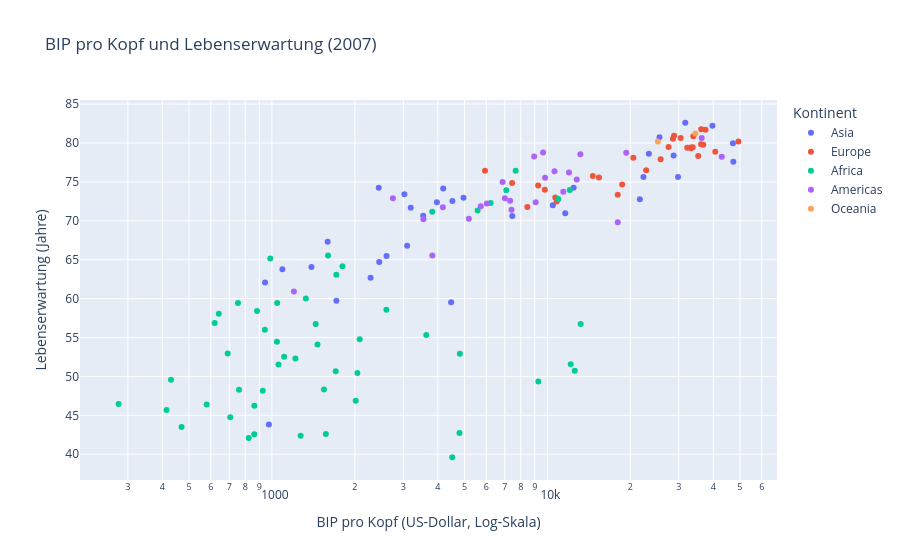

Source (notebook cell):
### Markdown cell above
## Geführtes Beispiel: dieselbe Frage, zwei Werkzeuge

**Frage:** Wie hängt das BIP pro Kopf im Jahr 2007 mit der Lebenserwartung zusammen?

Die logarithmische X-Achse erleichtert den Vergleich stark unterschiedlich großer BIP-Werte. Die interaktive Version ergänzt Ländernamen im Hover.

### Code cell
fig = px.scatter(
    df_2007,
    x="gdpPercap",
    y="lifeExp",
    color="continent",
    hover_name="country",
    log_x=True,
    labels={
        "gdpPercap": "BIP pro Kopf (US-Dollar, Log-Skala)",
        "lifeExp": "Lebenserwartung (Jahre)",
        "continent": "Kontinent",
    },
    title="BIP pro Kopf und Lebenserwartung (2007)",
)
fig.show()

### Figure 1 — Plotly figure (JSON) as saved in the notebook; plotly's stock layout.template omitted (floating-point values rounded to 4 significant figures)
{"data": [{"hovertemplate": "<b>%{hovertext}</b><br><br>Kontinent=Asia<br>BIP pro Kopf (US-Dollar, Log-Skala)=%{x}<br>Lebenserwartung (Jahre)=%{y}<extra></extra>", "hovertext": ["Afghanistan", "Bahrain", "Bangladesh", "Cambodia", "China", "Hong Kong, China", "India", "Indonesia", "Iran", "Iraq", "Israel", "Japan", "Jordan", "Korea, Dem. Rep.", "Korea, Rep.", "Kuwait", "Lebanon", "Malaysia", "Mongolia", "Myanmar", "Nepal", "Oman", "Pakistan", "Philippines", "Saudi Arabia", "Singapore", "Sri Lanka", "Syria", "Taiwan", "Thailand", "Vietnam", "West Bank and Gaza", "Yemen, Rep."], "legendgroup": "Asia", "marker": {"color": "#636efa", "symbol": "circle"}, "mode": "markers", "name": "Asia", "orientation": "v", "showlegend": true, "type": "scatter", "x": [974.6, 29800.0, 1391.0, 1714.0, 4959.0, 39720.0, 2452.0, 3541.0, 11610.0, 4471.0, 25520.0, 31660.0, 4519.0, 1593.0, 23350.0, 47310.0, 10460.0, 12450.0, 3096.0, 944, 1091.0, 22320.0, 2606.0, 3190.0, 21650.0, 47140.0, 3970.0, 4185.0, 28720.0, 7458.0, 2442.0, 3025.0, 2281.0], "xaxis": "x", "y": [43.83, 75.64, 64.06, 59.72, 72.96, 82.21, 64.7, 70.65, 70.96, 59.55, 80.75, 82.6, 72.53, 67.3, 78.62, 77.59, 71.99, 74.24, 66.8, 62.07, 63.78, 75.64, 65.48, 71.69, 72.78, 79.97, 72.4, 74.14, 78.4, 70.62, 74.25, 73.42, 62.7], "yaxis": "y"}, {"hovertemplate": "<b>%{hovertext}</b><br><br>Kontinent=Europe<br>BIP pro Kopf (US-Dollar, Log-Skala)=%{x}<br>Lebenserwartung (Jahre)=%{y}<extra></extra>", "hovertext": ["Albania", "Austria", "Belgium", "Bosnia and Herzegovina", "Bulgaria", "Croatia", "Czech Republic", "Denmark", "Finland", "France", "Germany", "Greece", "Hungary", "Iceland", "Ireland", "Italy", "Montenegro", "Netherlands", "Norway", "Poland", "Portugal", "Romania", "Serbia", "Slovak Republic", "Slovenia", "Spain", "Sweden", "Switzerland", "Turkey", "United Kingdom"], "legendgroup": "Europe", "marker": {"color": "#EF553B", "symbol": "circle"}, "mode": "markers", "name": "Europe", "orientation": "v", "showlegend": true, "type": "scatter", "x": [5937.0, 36130.0, 33690.0, 7446.0, 10680.0, 14620.0, 22830.0, 35280.0, 33210.0, 30470.0, 32170.0, 27540.0, 18010.0, 36180.0, 40680.0, 28570.0, 9254.0, 36800.0, 49360.0, 15390.0, 20510.0, 10810.0, 9787.0, 18680.0, 25770.0, 28820.0, 33860.0, 37510.0, 8458.0, 33200.0], "xaxis": "x", "y": [76.42, 79.83, 79.44, 74.85, 73.0, 75.75, 76.49, 78.33, 79.31, 80.66, 79.41, 79.48, 73.34, 81.76, 78.89, 80.55, 74.54, 79.76, 80.2, 75.56, 78.1, 72.48, 74.0, 74.66, 77.93, 80.94, 80.88, 81.7, 71.78, 79.42], "yaxis": "y"}, {"hovertemplate": "<b>%{hovertext}</b><br><br>Kontinent=Africa<br>BIP pro Kopf (US-Dollar, Log-Skala)=%{x}<br>Lebenserwartung (Jahre)=%{y}<extra></extra>", "hovertext": ["Algeria", "Angola", "Benin", "Botswana", "Burkina Faso", "Burundi", "Cameroon", "Central African Republic", "Chad", "Comoros", "Congo, Dem. Rep.", "Congo, Rep.", "Cote d'Ivoire", "Djibouti", "Egypt", "Equatorial Guinea", "Eritrea", "Ethiopia", "Gabon", "Gambia", "Ghana", "Guinea", "Guinea-Bissau", "Kenya", "Lesotho", "Liberia", "Libya", "Madagascar", "Malawi", "Mali", "Mauritania", "Mauritius", "Morocco", "Mozambique", "Namibia", "Niger", "Nigeria", "Reunion", "Rwanda", "Sao Tome and Principe", "Senegal", "Sierra Leone", "Somalia", "South Africa", "Sudan", "Swaziland", "Tanzania", "Togo", "Tunisia", "Uganda", "Zambia", "Zimbabwe"], "legendgroup": "Africa", "marker": {"color": "#00cc96", "symbol": "circle"}, "mode": "markers", "name": "Africa", "orientation": "v", "showlegend": true, "type": "scatter", "x": [6223.0, 4797.0, 1441.0, 12570.0, 1217.0, 430.1, 2042.0, 706.0, 1704.0, 986.1, 277.6, 3633.0, 1545.0, 2082.0, 5581.0, 12150.0, 641.4, 690.8, 13210.0, 752.7, 1328.0, 942.7, 579.2, 1463.0, 1569.0, 414.5, 12060.0, 1045.0, 759.3, 1043.0, 1803.0, 10960.0, 3820.0, 823.7, 4811.0, 619.7, 2014.0, 7670.0, 863.1, 1598.0, 1712.0, 862.5, 926.1, 9270.0, 2602.0, 4513.0, 1107.0, 883.0, 7093.0, 1056.0, 1271.0, 469.7], "xaxis": "x", "y": [72.3, 42.73, 56.73, 50.73, 52.3, 49.58, 50.43, 44.74, 50.65, 65.15, 46.46, 55.32, 48.33, 54.79, 71.34, 51.58, 58.04, 52.95, 56.73, 59.45, 60.02, 56.01, 46.39, 54.11, 42.59, 45.68, 73.95, 59.44, 48.3, 54.47, 64.16, 72.8, 71.16, 42.08, 52.91, 56.87, 46.86, 76.44, 46.24, 65.53, 63.06, 42.57, 48.16, 49.34, 58.56, 39.61, 52.52, 58.42, 73.92, 51.54, 42.38, 43.49], "yaxis": "y"}, {"hovertemplate": "<b>%{hovertext}</b><br><br>Kontinent=Americas<br>BIP pro Kopf (US-Dollar, Log-Skala)=%{x}<br>Lebenserwartung (Jahre)=%{y}<extra></extra>", "hovertext": ["Argentina", "Bolivia", "Brazil", "Canada", "Chile", "Colombia", "Costa Rica", "Cuba", "Dominican Republic", "Ecuador", "El Salvador", "Guatemala", "Haiti", "Honduras", "Jamaica", "Mexico", "Nicaragua", "Panama", "Paraguay", "Peru", "Puerto Rico", "Trinidad and Tobago", "United States", "Uruguay", "Venezuela"], "legendgroup": "Americas", "marker": {"color": "#ab63fa", "symbol": "circle"}, "mode": "markers", "name": "Americas", "orientation": "v", "showlegend": true, "type": "scatter", "x": [12780.0, 3822.0, 9066.0, 36320.0, 13170.0, 7007.0, 9645.0, 8948.0, 6025.0, 6873.0, 5728.0, 5186.0, 1202.0, 3548.0, 7321.0, 11980.0, 2749.0, 9809.0, 4173.0, 7409.0, 19330.0, 18010.0, 42950.0, 10610.0, 11420.0], "xaxis": "x", "y": [75.32, 65.55, 72.39, 80.65, 78.55, 72.89, 78.78, 78.27, 72.23, 74.99, 71.88, 70.26, 60.92, 70.2, 72.57, 76.19, 72.9, 75.54, 71.75, 71.42, 78.75, 69.82, 78.24, 76.38, 73.75], "yaxis": "y"}, {"hovertemplate": "<b>%{hovertext}</b><br><br>Kontinent=Oceania<br>BIP pro Kopf (US-Dollar, Log-Skala)=%{x}<br>Lebenserwartung (Jahre)=%{y}<extra></extra>", "hovertext": ["Australia", "New Zealand"], "legendgroup": "Oceania", "marker": {"color": "#FFA15A", "symbol": "circle"}, "mode": "markers", "name": "Oceania", "orientation": "v", "showlegend": true, "type": "scatter", "x": [34440.0, 25190.0], "xaxis": "x", "y": [81.23, 80.2], "yaxis": "y"}], "layout": {"legend": {"title": {"text": "Kontinent"}, "tracegroupgap": 0}, "title": {"text": "BIP pro Kopf und Lebenserwartung (2007)"}, "xaxis": {"anchor": "y", "domain": [0, 1], "title": {"text": "BIP pro Kopf (US-Dollar, Log-Skala)"}, "type": "log"}, "yaxis": {"anchor": "x", "domain": [0, 1], "title": {"text": "Lebenserwartung (Jahre)"}}}}
